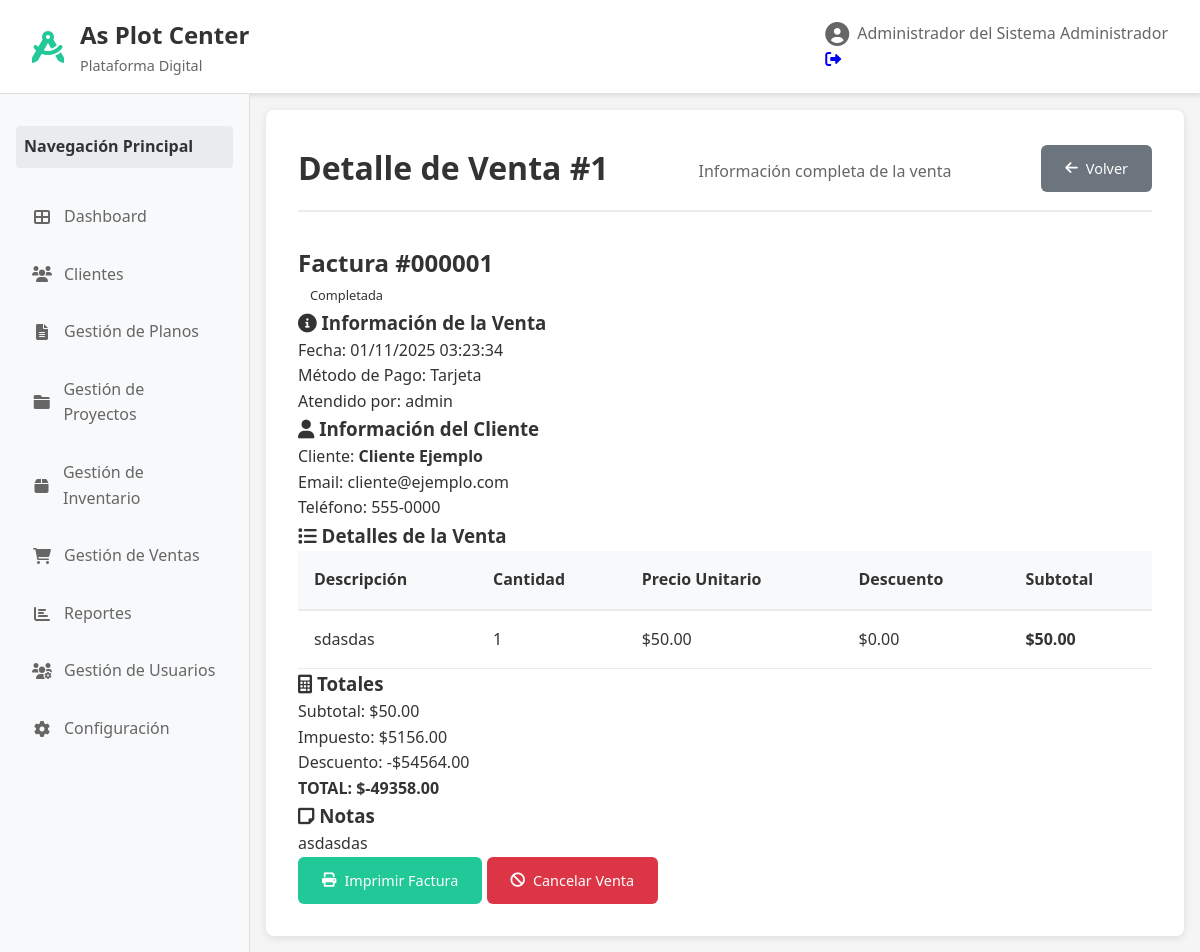
Screenshot of /ventas/ver/1 (signed in) with the database file from the repository.
### models.py (models this page shows, shortened)
class Usuario(UserMixin, db.Model):
    __tablename__ = 'usuarios'
    id_usuario = db.Column(db.Integer, primary_key=True)
    nombre_usuario = db.Column(db.String(50), unique=True, nullable=False)
    contraseña = db.Column(db.String(255), nullable=False)
    email = db.Column(db.String(100), unique=True, nullable=False)
    rol = db.Column(db.String(20), default='laboral', nullable=False)
    nombre_completo = db.Column(db.String(100))
    telefono = db.Column(db.String(20))
    direccion = db.Column(db.Text)
    activo = db.Column(db.Boolean, default=True)
    fecha_creacion = db.Column(db.DateTime, default=datetime.utcnow)
    planos = db.relationship('Plano', backref='usuario', lazy=True)
    ventas = db.relationship('Venta', backref='usuario', lazy=True)
    @property
    def es_administrador(self):
        return self.rol == 'administrador'

class Venta(db.Model):
    __tablename__ = 'ventas'
    id_venta = db.Column(db.Integer, primary_key=True)
    id_cliente = db.Column(db.Integer, db.ForeignKey('clientes.id_cliente'), nullable=False)
    id_usuario = db.Column(db.Integer, db.ForeignKey('usuarios.id_usuario'), nullable=False)
    fecha_venta = db.Column(db.DateTime, default=datetime.utcnow)
    subtotal = db.Column(db.Numeric(10, 2), default=0.0)
    impuesto = db.Column(db.Numeric(10, 2), default=0.0)
    descuento = db.Column(db.Numeric(10, 2), default=0.0)
    total = db.Column(db.Numeric(10, 2), nullable=False)
    estado = db.Column(db.String(20), default='completada')  # completada, pendiente, cancelada
    metodo_pago = db.Column(db.String(50))  # efectivo, tarjeta, transferencia
    notas = db.Column(db.Text)
    detalle_ventas = db.relationship('DetalleVenta', backref='venta', lazy=True, cascade='all, delete-orphan')

class Cliente(db.Model):
    __tablename__ = 'clientes'
    id_cliente = db.Column(db.Integer, primary_key=True)
    nombre = db.Column(db.String(50), nullable=False)
    apellido = db.Column(db.String(50), nullable=False)
    email = db.Column(db.String(100), unique=True, nullable=False)
    telefono = db.Column(db.String(20), nullable=False)
    direccion = db.Column(db.Text, nullable=False)
    proyectos = db.relationship('Proyecto', backref='cliente', lazy=True)
    ventas = db.relationship('Venta', backref='cliente', lazy=True)
    @property
    def nombre_completo(self):
        return f"{self.nombre} {self.apellido}"

class DetalleVenta(db.Model):
    __tablename__ = 'detalle_ventas'
    id_detalle_venta = db.Column(db.Integer, primary_key=True)
    id_venta = db.Column(db.Integer, db.ForeignKey('ventas.id_venta'), nullable=False)
    id_plano = db.Column(db.Integer, db.ForeignKey('planos.id_plano'), nullable=True)
    id_material = db.Column(db.Integer, db.ForeignKey('materiales.id_material'), nullable=True)
    descripcion = db.Column(db.String(200))
    cantidad = db.Column(db.Integer, nullable=False)
    precio_unitario = db.Column(db.Numeric(10, 2), nullable=False)
    descuento = db.Column(db.Numeric(10, 2), default=0.0)
    @property
    def subtotal(self):
        return float(self.cantidad * self.precio_unitario - self.descuento)

### app.py (the view)
    @app.route('/ventas/ver/<int:id>')
    @login_required
    def ver_venta(id):
        venta = Venta.query.get_or_404(id)
        return render_template('ver_venta.html', venta=venta)

### templates/ver_venta.html (shortened to what this page needs)
{% extends "layout.html" %}
{% block content %}
<div class="page-header">
    <h1>Detalle de Venta #{{ venta.id_venta }}</h1>
    <p>Información completa de la venta</p>
    <a href="{{ url_for('ventas') }}" class="btn btn-secondary">
        <i class="fas fa-arrow-left"></i>
        Volver
    </a>
</div>
<div class="detail-container">
    <div class="detail-card">
        <div class="detail-header">
            <h2>Factura #{{ "%06d"|format(venta.id_venta) }}</h2>
            <span class="status-badge status-{{ venta.estado }}">
                {{ venta.estado.title() }}
            </span>
        </div>
        <div class="detail-body">
            <div class="detail-section">
                <h3><i class="fas fa-info-circle"></i> Información de la Venta</h3>
                <div class="detail-grid">
                    <div class="detail-field">
                        <label>Fecha:</label>
                        <span>{{ venta.fecha_venta.strftime('%d/%m/%Y %H:%M:%S') }}</span>
                    </div>
                    <div class="detail-field">
                        <label>Método de Pago:</label>
                        <span>{{ venta.metodo_pago.title() if venta.metodo_pago else 'No especificado' }}</span>
                    </div>
                    <div class="detail-field">
                        <label>Atendido por:</label>
                        <span>{{ venta.usuario.nombre_usuario }}</span>
                    </div>
                </div>
            </div>
            <div class="detail-section">
                <h3><i class="fas fa-user"></i> Información del Cliente</h3>
                <div class="detail-grid">
                    <div class="detail-field">
                        <label>Cliente:</label>
                        <span><strong>{{ venta.cliente.nombre_completo }}</strong></span>
                    </div>
                    <div class="detail-field">
                        <label>Email:</label>
                        <span>{{ venta.cliente.email }}</span>
                    </div>
                    <div class="detail-field">
                        <label>Teléfono:</label>
                        <span>{{ venta.cliente.telefono }}</span>
                    </div>
                </div>
            </div>
            <div class="detail-section">
                <h3><i class="fas fa-list"></i> Detalles de la Venta</h3>
                <table class="data-table">
                    <thead>
                        <tr>
                            <th>Descripción</th>
                            <th>Cantidad</th>
                            <th>Precio Unitario</th>
                            <th>Descuento</th>
                            <th>Subtotal</th>
                        </tr>
                    </thead>
                    <tbody>
                        {% for detalle in venta.detalle_ventas %}
                        <tr>
                            <td>{{ detalle.descripcion }}</td>
                            <td class="text-center">{{ detalle.cantidad }}</td>
                            <td class="text-right">${{ "%.2f"|format(detalle.precio_unitario) }}</td>
                            <td class="text-right">${{ "%.2f"|format(detalle.descuento) }}</td>
                            <td class="text-right"><strong>${{ "%.2f"|format(detalle.subtotal) }}</strong></td>
                        </tr>
                        {% endfor %}
                    </tbody>
                </table>
            </div>
            <div class="detail-section">
                <h3><i class="fas fa-calculator"></i> Totales</h3>
                <div class="totals-grid">
                    <div class="total-row">
                        <span>Subtotal:</span>
                        <span>${{ "%.2f"|format(venta.subtotal) }}</span>
                    </div>
                    {% if venta.impuesto > 0 %}
                    <div class="total-row">
                        <span>Impuesto:</span>
                        <span>${{ "%.2f"|format(venta.impuesto) }}</span>
                    </div>
                    {% endif %}
                    {% if venta.descuento > 0 %}
                    <div class="total-row">
                        <span>Descuento:</span>
                        <span>-${{ "%.2f"|format(venta.descuento) }}</span>
                    </div>
                    {% endif %}
                    <div class="total-row total-final">
                        <span><strong>TOTAL:</strong></span>
                        <span><strong>${{ "%.2f"|format(venta.total) }}</strong></span>
                    </div>
                </div>
            </div>
            {% if venta.notas %}
            <div class="detail-section">
                <h3><i class="fas fa-sticky-note"></i> Notas</h3>
                <p>{{ venta.notas }}</p>
            </div>
            {% endif %}
        </div>
        <div class="detail-actions">
            <a href="{{ url_for('imprimir_venta', id=venta.id_venta) }}"
               class="btn btn-primary">
                <i class="fas fa-print"></i>
                Imprimir Factura
            </a>
            {% if venta.estado != 'cancelada' %}
            <a href="{{ url_for('eliminar_venta', id=venta.id_venta) }}"
               class="btn btn-red"
               onclick="return confirm('¿Estás seguro de cancelar esta venta?')">
                <i class="fas fa-ban"></i>
                Cancelar Venta
            </a>
            {% endif %}
        </div>
    </div>
</div>
{% endblock %}

### templates/layout.html (shortened to what this page needs)
<!DOCTYPE html>
<html lang="es">
<head>
    <link rel="stylesheet" href="{{ url_for('static', filename='css/style.css') }}">
    <link href="https://cdnjs.cloudflare.com/ajax/libs/font-awesome/6.0.0/css/all.min.css" rel="stylesheet">
</head>
<body>
    <div class="app-container">
        <header class="header">
            <div class="header-left">
                <div class="logo">
                    <i class="fas fa-drafting-compass"></i>
                    <div class="logo-text">
                        <h1>As Plot Center</h1>
                        <p>Plataforma Digital</p>
                    </div>
                </div>
            </div>
            <div class="header-right">
                <div class="user-info">
                    <i class="fas fa-user-circle"></i>
                    <div class="user-details">
                        <span class="user-name">{{ current_user.nombre_completo or current_user.nombre_usuario }}</span>
                        <span class="user-role">{{ current_user.rol.title() }}</span>
                    </div>
                </div>
                <a href="{{ url_for('logout') }}" class="btn-logout" title="Cerrar Sesión">
                    <i class="fas fa-sign-out-alt"></i>
                </a>
            </div>
        </header>
        <div class="main-content">
            <nav class="sidebar">
                <h3>Navegación Principal</h3>
                <ul class="nav-menu">
                    <li class="nav-item {% if request.endpoint == 'dashboard' %}active{% endif %}">
                        <a href="{{ url_for('dashboard') }}">
                            <i class="fas fa-th-large"></i>
                            Dashboard
                        </a>
                    </li>
                    <li class="nav-item {% if request.endpoint == 'clientes' %}active{% endif %}">
                        <a href="{{ url_for('clientes') }}">
                            <i class="fas fa-users"></i>
                            Clientes
                        </a>
                    </li>
                    <li class="nav-item {% if request.endpoint == 'planos' %}active{% endif %}">
                        <a href="{{ url_for('planos') }}">
                            <i class="fas fa-file-alt"></i>
                            Gestión de Planos
                        </a>
                    </li>
                    <li class="nav-item {% if request.endpoint == 'proyectos' %}active{% endif %}">
                        <a href="{{ url_for('proyectos') }}">
                            <i class="fas fa-folder"></i>
                            Gestión de Proyectos
                        </a>
                    </li>
                    <li class="nav-item {% if request.endpoint in ['inventario', 'materiales'] %}active{% endif %}">
                        <a href="{{ url_for('inventario') }}">
                            <i class="fas fa-box"></i>
                            Gestión de Inventario
                        </a>
                    </li>
                    <li class="nav-item {% if request.endpoint == 'ventas' %}active{% endif %}">
                        <a href="{{ url_for('ventas') }}">
                            <i class="fas fa-shopping-cart"></i>
                            Gestión de Ventas
                        </a>
                    </li>
                    <li class="nav-item {% if request.endpoint == 'reportes' %}active{% endif %}">
                        <a href="{{ url_for('reportes') }}">
                            <i class="fas fa-chart-bar"></i>
                            Reportes
                        </a>
                    </li>
                    {% if current_user.es_administrador %}
                    <li class="nav-item {% if request.endpoint == 'usuarios' %}active{% endif %}">
                        <a href="{{ url_for('usuarios') }}">
                            <i class="fas fa-users-cog"></i>
                            Gestión de Usuarios
                        </a>
                    </li>
                    {% endif %}
                    <li class="nav-item {% if request.endpoint == 'configuracion' %}active{% endif %}">
                        <a href="{{ url_for('configuracion') }}">
                            <i class="fas fa-cog"></i>
                            Configuración
                        </a>
                    </li>
                </ul>
            </nav>
            <main class="content">
                {% block content %}{% endblock %}
            </main>
        </div>
    </div>
</body>
</html>

### static/css/style.css (style rules this page uses)
* { margin: 0; padding: 0; box-sizing: border-box; }
body { font-family: 'Segoe UI', Tahoma, Geneva, Verdana, sans-serif; background-color: #f5f5f5; color: #333; line-height: 1.6; }
.app-container { display: flex; flex-direction: column; min-height: 100vh; }
.header { background: white; border-bottom: 1px solid #e0e0e0; padding: 1rem 2rem; display: flex; justify-content: space-between; align-items: center; box-shadow: 0 2px 4px rgba(0,0,0,0.1); }
.header-left .logo { display: flex; align-items: center; gap: 1rem; }
.header-left .logo i { font-size: 2rem; color: #20c997; }
.logo-text h1 { font-size: 1.5rem; font-weight: bold; color: #333; }
.logo-text p { font-size: 0.9rem; color: #666; margin: 0; }
.header-right .user-info { display: flex; align-items: center; gap: 0.5rem; color: #666; }
.header-right .user-info i { font-size: 1.5rem; }
.main-content { display: flex; flex: 1; }
.sidebar { width: 250px; background: #f8f9fa; border-right: 1px solid #e0e0e0; padding: 2rem 1rem; min-height: calc(100vh - 80px); }
.sidebar h3 { font-size: 1rem; font-weight: bold; color: #333; margin-bottom: 1.5rem; padding: 0.5rem; background: #e9ecef; border-radius: 4px; }
.nav-menu { list-style: none; }
.nav-item { margin-bottom: 0.5rem; }
.nav-item a { display: flex; align-items: center; gap: 0.75rem; padding: 0.75rem 1rem; color: #666; text-decoration: none; border-radius: 6px; transition: all 0.3s ease; }
.nav-item i { width: 20px; text-align: center; }
.content { flex: 1; padding: 2rem; background: white; margin: 1rem; border-radius: 8px; box-shadow: 0 2px 8px rgba(0,0,0,0.1); }
.page-header { display: flex; justify-content: space-between; align-items: center; margin-bottom: 2rem; padding-bottom: 1rem; border-bottom: 2px solid #e9ecef; }
.page-header h1 { font-size: 2rem; font-weight: bold; color: #333; }
.page-header p { color: #666; margin-top: 0.5rem; }
.btn { display: inline-flex; align-items: center; gap: 0.5rem; padding: 0.75rem 1.5rem; border: none; border-radius: 6px; font-size: 0.9rem; font-weight: 500; text-decoration: none; cursor: pointer; transition: all 0.3s ease; }
.btn-primary { background: #20c997; color: white; }
.btn-secondary { background: #6c757d; color: white; }
.btn-red { background: #dc3545; color: white; }
.data-table { width: 100%; border-collapse: collapse; }
.data-table th { background: #f8f9fa; padding: 1rem; text-align: left; font-weight: 600; color: #333; border-bottom: 2px solid #e9ecef; }
.data-table td { padding: 1rem; border-bottom: 1px solid #e9ecef; }
.status-badge { padding: 0.25rem 0.75rem; border-radius: 12px; font-size: 0.8rem; font-weight: 500; }

### rows the page displays
Usuario: nombre_completo "Administrador del Sistema", rol "Administrador", usuario.nombre_usuario "admin"
Venta: id_venta "1", id_venta "000001", estado "Completada", fecha_venta "01/11/2025 03:23:34", metodo_pago "Tarjeta", subtotal "50.00", impuesto "5156.00", descuento "54564.00", total "-49358.00", notas "asdasdas"
Cliente: cliente.nombre_completo "Cliente Ejemplo", cliente.email "cliente@ejemplo.com", cliente.telefono "555-0000"
DetalleVenta: descripcion "sdasdas", cantidad "1", precio_unitario "50.00", descuento "0.00", subtotal "50.00"
